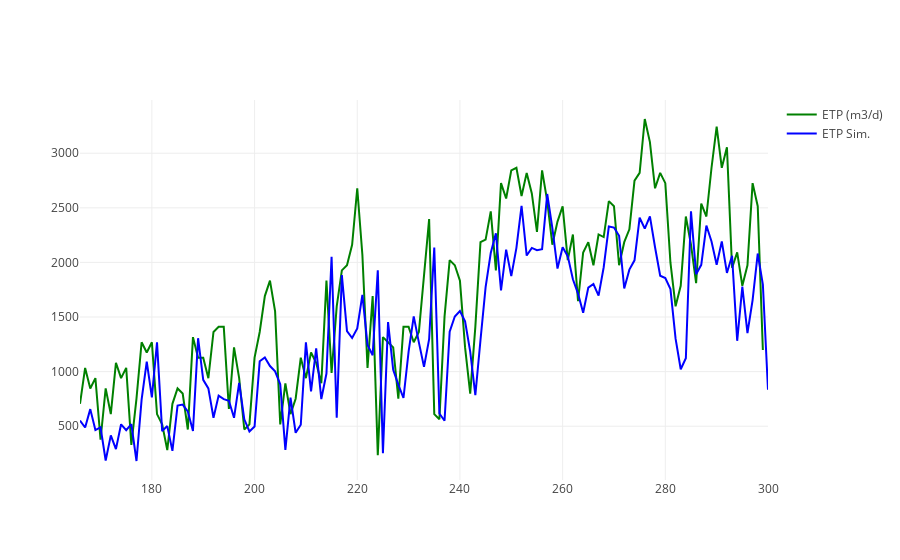

Notebook code for this chart:
### Code cell
data = [traceObs, traceSim]
figname = "ETP.png"

%matplotlib inline
import plotlycred

online = False
if online:
    # fig = py.iplot(data) 
    fig = go.Figure(data=data) # , layout=layout)
    py.image.save_as(fig, filename=figname)
    # py.plot(fig, filename=figname) # Opens in web
else:
    fig = go.Figure(data=data) # , layout=layout)
    iplot(fig)

### Figure 1 — Plotly figure (JSON) as saved in the notebook; plotly's stock layout.template omitted (floating-point values rounded to 4 significant figures; data arrays with more than 128 entries replaced by an {"elided": "..."} marker saying what was removed)
{"data": [{"marker": {"color": "green"}, "mode": "lines", "name": "ETP (m3/d)", "type": "scatter", "x": {"elided": "135 int values"}, "y": {"elided": "134 float values"}}, {"marker": {"color": "blue"}, "mode": "lines", "name": "ETP Sim.", "type": "scatter", "x": {"elided": "135 int values"}, "y": {"elided": "135 float values"}}], "layout": {}}
